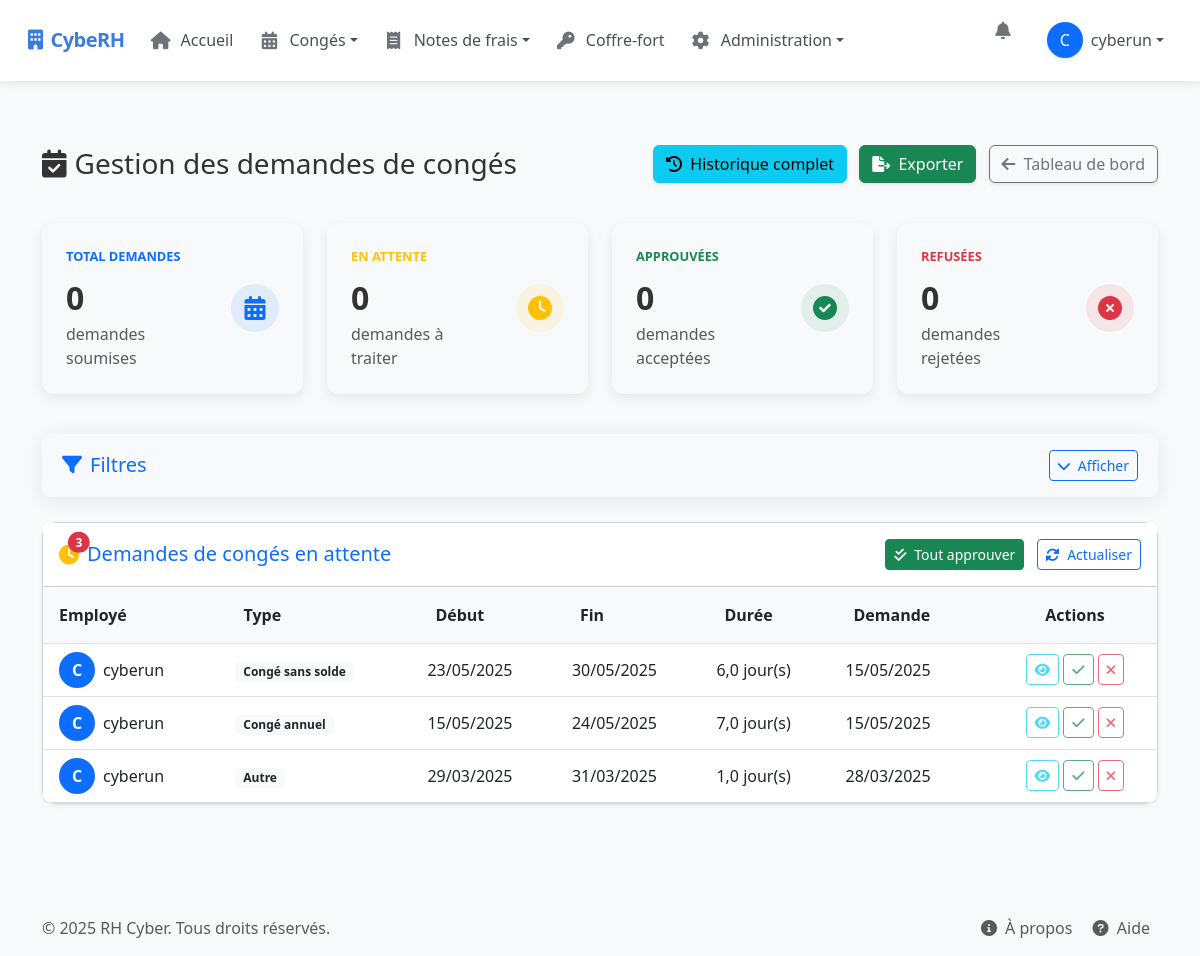
The app's page /manage-leaves/ (signed in), older data.
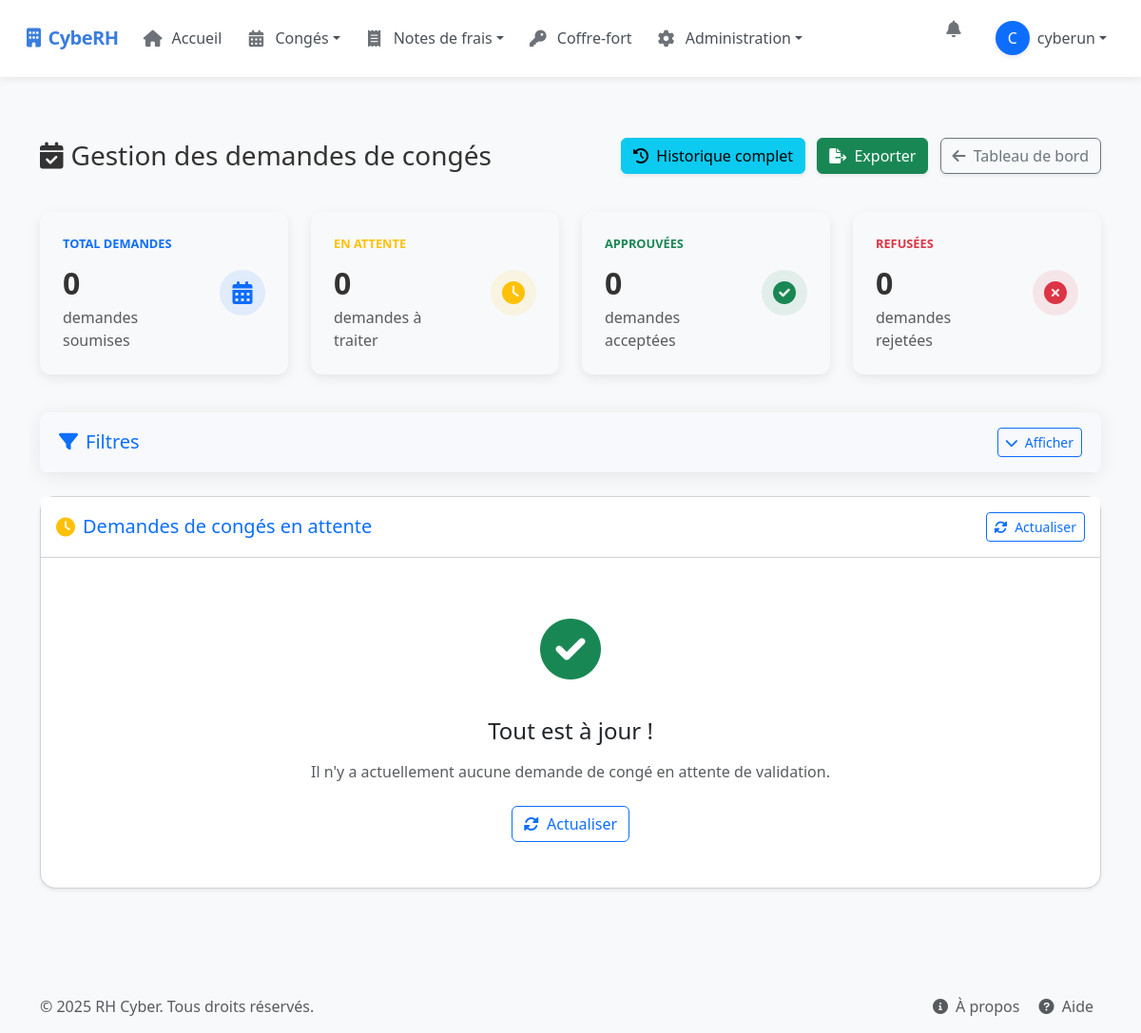
The same page, newer data.
### rh_management/models.py (models this page shows, shortened)
class LeaveRequest(models.Model):
    LEAVE_TYPES = (
        ('annual', 'Congé annuel'),
        ('sick', 'Congé maladie'),
        ('parental', 'Congé parental'),
        ('unpaid', 'Congé sans solde'),
        ('bereavement', 'Congé pour décès'),
        ('marriage', 'Congé pour mariage'),
        ('moving', 'Congé pour déménagement'),
        ('other', 'Autre')
    )
    STATUS_CHOICES = (
        ('pending', 'En attente'),
        ('approved', 'Approuvé'),
        ('rejected', 'Refusé')
    )
    HALF_DAY_PERIOD_CHOICES = (
        ('morning', 'Matin'),
        ('afternoon', 'Après-midi')
    )
    user = models.ForeignKey(User, on_delete=models.CASCADE, related_name='leave_requests')
    leave_type = models.CharField(max_length=20, choices=LEAVE_TYPES)
    start_date = models.DateField()
    end_date = models.DateField()
    half_day = models.BooleanField(default=False)
    half_day_period = models.CharField(max_length=10, choices=HALF_DAY_PERIOD_CHOICES, default='morning', blank=True)
    reason = models.TextField(blank=True, null=True)
    status = models.CharField(max_length=10, choices=STATUS_CHOICES, default='pending')
    attachment = models.FileField(upload_to='leave_attachments/', blank=True, null=True)
    created_at = models.DateTimeField(auto_now_add=True)
    updated_at = models.DateTimeField(auto_now=True)
    days_requested = models.DecimalField(max_digits=4, decimal_places=1, default=0)
    class Meta:
        ordering = ['-created_at']

### rh_management/views/leave_views.py (the view, shortened to what this page needs)
# urls.py: path("manage-leaves/", manage_leaves_view, name="manage_leaves"),
@login_required
@user_passes_test(is_admin_hr_or_encadrant)
def manage_leaves_view(request):
    if not request.user.is_authenticated:
        return redirect('login')
    from .permissions import is_encadrant, is_rh, is_admin
    is_admin_flag = is_admin(request.user)
    is_rh_flag = is_rh(request.user)
    is_encadrant_flag = is_encadrant(request.user)
    if not (is_admin_flag or is_rh_flag or is_encadrant_flag):
        messages.error(request, "Vous n'avez pas les permissions nécessaires pour accéder à cette page.")
        return redirect('dashboard')
    if is_admin_flag:
        pending_leaves = LeaveRequest.objects.filter(status='pending').order_by('-created_at')
        processed_leaves = LeaveRequest.objects.exclude(status='pending').order_by('-updated_at')
    elif is_encadrant_flag:
        stp_group = Group.objects.get(name='STP')
        stp_users = stp_group.user_set.all()
        pending_leaves = LeaveRequest.objects.filter(user__in=stp_users, status='pending').order_by('-created_at')
        processed_leaves = LeaveRequest.objects.filter(user__in=stp_users).exclude(status='pending').order_by('-updated_at')
    else:
        pending_leaves = LeaveRequest.objects.none()
        processed_leaves = LeaveRequest.objects.none()
    user_leaves = LeaveRequest.objects.filter(user=request.user).order_by('-created_at')
    new_leave_requests_count = LeaveRequest.objects.filter(status='pending').count()
    new_expense_reports_count = ExpenseReport.objects.filter(status='pending').count()
    new_kilometric_expenses_count = KilometricExpense.objects.filter(status='pending').count()
    context = {
        'pending_leaves': pending_leaves,
        'user_leaves': user_leaves,
        'processed_leaves': processed_leaves,
        'is_admin': is_admin_flag,
        'is_hr': is_rh_flag,
        'is_encadrant': is_encadrant_flag,
        'new_leave_requests_count': new_leave_requests_count,
        'new_expense_reports_count': new_expense_reports_count,
        'new_kilometric_expenses_count': new_kilometric_expenses_count,
    }
    return render(request, 'rh_management/manage_leaves.html', context)

### rh_management/views/permissions.py (called while the page is built)
def is_admin(user):
    return user.is_superuser

def is_rh(user):
    return user.is_staff or user.groups.filter(name="RH").exists()

def is_encadrant(user):
    return user.groups.filter(name="Encadrant").exists()

def is_admin_hr_or_encadrant(user):
    return user.is_superuser or user.is_staff or user.groups.filter(name='Encadrant').exists()

### templates/rh_management/manage_leaves.html (shortened to what the changed rows need)
{% extends "base.html" %}
{% load custom_filters %}
{% block content %}
<div class="container py-4">
    <div class="d-sm-flex align-items-center justify-content-between leave-header">
        <h1 class="h3 mb-0 text-gray-800"><i class="fas fa-calendar-check me-2"></i>Gestion des demandes de congés</h1>
    </div>
    <div class="card shadow-sm mb-4 rounded-4">
        <div class="card-header py-3 d-flex justify-content-between align-items-center bg-white rounded-top">
            <div class="d-flex align-items-center">
                <span class="position-relative me-2">
                    <i class="fas fa-clock fa-lg text-warning"></i>
                    {% if pending_leaves %}
                    <span class="position-absolute top-0 start-100 translate-middle badge rounded-pill bg-danger">
                        {{ pending_leaves|length }}
                    </span>
                    {% endif %}
                </span>
            </div>
            <div>
                {% if pending_leaves %}
                <button type="button" id="approveAllBtn" class="btn btn-sm btn-success me-2">
                    <i class="fas fa-check-double me-1"></i> Tout approuver
                </button>
                {% endif %}
                <button type="button" class="btn btn-sm btn-outline-primary" id="refreshTable">
                    <i class="fas fa-sync-alt me-1"></i> Actualiser
                </button>
            </div>
        </div>
        <div class="card-body p-0">
            {% if pending_leaves %}
                <div class="table-responsive">
                    <table class="table table-hover leave-table align-middle mb-0" id="pendingLeavesTable">
                        <thead>
                            <tr>
                                <th class="ps-3">Employé</th>
                                <th>Type</th>
                                <th>Début</th>
                                <th>Fin</th>
                                <th>Durée</th>
                                <th>Demande</th>
                                <th class="text-center">Actions</th>
                            </tr>
                        </thead>
                        <tbody>
                            {% for leave in pending_leaves %}
                                <tr class="leave-row">
                                    <td class="ps-3">
                                        <div class="d-flex align-items-center">
                                            <div class="user-bubble bg-primary text-white me-2">
                                                {{ leave.user.get_full_name|default:leave.user.username|slice:":1"|upper }}
                                            </div>
                                            <div>{{ leave.user.get_full_name|default:leave.user.username }}</div>
                                        </div>
                                    </td>
                                    <td>
                                        <span class="badge bg-light text-dark">{{ leave.get_leave_type_display }}</span>
                                    </td>
                                    <td>{{ leave.start_date|date:"d/m/Y" }}</td>
                                    <td>{{ leave.end_date|date:"d/m/Y" }}</td>
                                    <td>{{ leave.days_requested }} jour(s)</td>
                                    <td>{{ leave.created_at|date:"d/m/Y" }}</td>
                                    <td>
                                        <div class="btn-group-actions d-flex justify-content-center">
                                            <button type="button" class="btn btn-sm btn-outline-info me-1 view-leave"
                                                    data-bs-toggle="modal"
                                                    data-bs-target="#detailsModal{{ leave.id }}">
                                                <i class="fas fa-eye"></i>
                                            </button>
                                            <button type="button" class="btn btn-sm btn-outline-success me-1 approve-leave"
                                                    data-bs-toggle="modal"
                                                    data-bs-target="#approveModal{{ leave.id }}">
                                                <i class="fas fa-check"></i>
                                            </button>
                                            <button type="button" class="btn btn-sm btn-outline-danger reject-leave"
                                                    data-bs-toggle="modal"
                                                    data-bs-target="#rejectModal{{ leave.id }}">
                                                <i class="fas fa-times"></i>
                                            </button>
                                        </div>
                                    </td>
                                </tr>
                            {% endfor %}
                        </tbody>
                    </table>
                </div>
            {% else %}
                <div class="empty-state">
                    <div class="empty-icon">
                        <i class="fas fa-check-circle text-success"></i>
                    </div>
                    <h4 class="mb-3">Tout est à jour !</h4>
                    <p class="text-muted mb-4">Il n'y a actuellement aucune demande de congé en attente de validation.</p>
                    <button id="refreshEmpty" class="btn btn-outline-primary">
                        <i class="fas fa-sync-alt me-1"></i> Actualiser
                    </button>
                </div>
            {% endif %}
        </div>
    </div>
</div>
{% endblock %}

Row changes from the older to the newer data that the page shows:
no longer on this page (row edited): LeaveRequest: user.get_full_name "C", user.get_full_name "cyberun", leave_type "Congé sans solde", start_date "23/05/2025", end_date "30/05/2025", days_requested "6,0", created_at "15/05/2025"
no longer on this page (row edited): LeaveRequest: user.get_full_name "C", user.get_full_name "cyberun", leave_type "Congé annuel", start_date "15/05/2025", end_date "24/05/2025", days_requested "7,0", created_at "15/05/2025"
no longer on this page (row edited): LeaveRequest: user.get_full_name "C", user.get_full_name "cyberun", leave_type "Autre", start_date "29/03/2025", end_date "31/03/2025", days_requested "1,0", created_at "28/03/2025"
Text that changed along with them:
{{ pending_leaves|length }}: "3" → (not shown)
text no longer shown: "Tout approuver Employé Type Début Fin Durée Demande Actions"
text now shown: "Tout est à jour ! Il n'y a actuellement aucune demande de congé en attente de validation. Actualiser"
